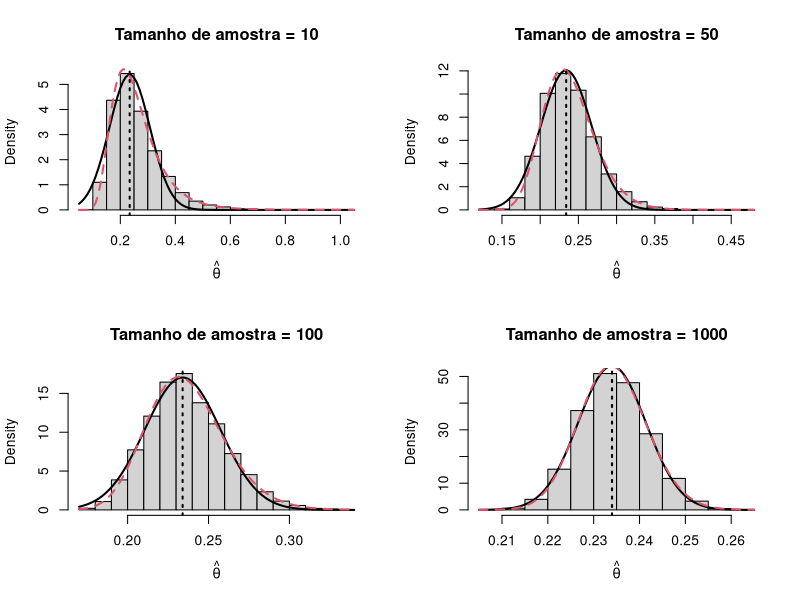

Write the R code that produced this figure.
## De Groot (4th ed.) exemplo 7.6.11

gera_dados <- function(n, theta){
  X <- rexp(n = n, rate = theta)
  return(X)  
}

computa_emv <- function(x){
  theta.chapeu <- 1/mean(x)
}

estima <- function(n, theta){
  dados <- gera_dados(n = n, theta = theta)
  est <- computa_emv(dados)
  return(est)
}

dinvgamma <- function(x, alpha, beta, log = FALSE){
  ## densidade de uma gama inversa com parametros alpha e beta
  ## esta é a distribuição **exata** do EMV neste caso
  lconst <- alpha * log(beta) - lgamma(alpha)
  ldens <- -(alpha + 1)*log(x) - beta/x
  ans <- lconst + ldens
  if(!log) ans <- exp(ans)
  return(ans)
}
dinvgamma <- Vectorize(dinvgamma)
#############

M <- 1E4 ## repetições

theta.vdd <- .234

par(mfrow=c(2, 2))

## n = 10
n10 <- 10

ests.n10 <- sapply(1:M, function(i) estima(n = n10, theta = theta.vdd) )

hist(ests.n10, probability = TRUE, xlab = expression(hat(theta)), main = "Tamanho de amostra = 10")
curve(dnorm(x, mean = theta.vdd, sd = sqrt(theta.vdd^2/n10)), lwd = 2, add = TRUE)
curve(dinvgamma(x, alpha = n10, beta = n10*theta.vdd), lwd = 2, lty = 2, col = 2, add = TRUE)
abline(v = theta.vdd, lwd = 2, lty = 3)

## n = 50
n50 <- 50

ests.n50 <- sapply(1:M, function(i) estima(n = n50, theta = theta.vdd) )

hist(ests.n50, probability = TRUE, xlab = expression(hat(theta)), main = "Tamanho de amostra = 50")
curve(dnorm(x, mean = theta.vdd, sd = sqrt(theta.vdd^2/n50)), lwd = 2, add = TRUE)
curve(dinvgamma(x, alpha = n50, beta = n50*theta.vdd), lwd = 2, lty = 2, col = 2, add = TRUE)
abline(v = theta.vdd, lwd = 2, lty = 3)

## n = 100
n100 <- 100

ests.n100 <- sapply(1:M, function(i) estima(n = n100, theta = theta.vdd) )

hist(ests.n100, probability = TRUE, xlab = expression(hat(theta)), main = "Tamanho de amostra = 100")
curve(dnorm(x, mean = theta.vdd, sd = sqrt(theta.vdd^2/n100)), lwd = 2, add = TRUE)
curve(dinvgamma(x, alpha = n100, beta = n100*theta.vdd), lwd = 2, lty = 2, col = 2, add = TRUE)
abline(v = theta.vdd, lwd = 2, lty = 3)

## n = 100
n1000 <- 1000

ests.n1000 <- sapply(1:M, function(i) estima(n = n1000, theta = theta.vdd) )

hist(ests.n1000, probability = TRUE, xlab = expression(hat(theta)), main = "Tamanho de amostra = 1000")
curve(dnorm(x, mean = theta.vdd, sd = sqrt(theta.vdd^2/n1000)), lwd = 2, add = TRUE)
curve(dinvgamma(x, alpha = n1000, beta = n1000*theta.vdd), lwd = 2, lty = 2, col = 2, add = TRUE)
abline(v = theta.vdd, lwd = 2, lty = 3)
